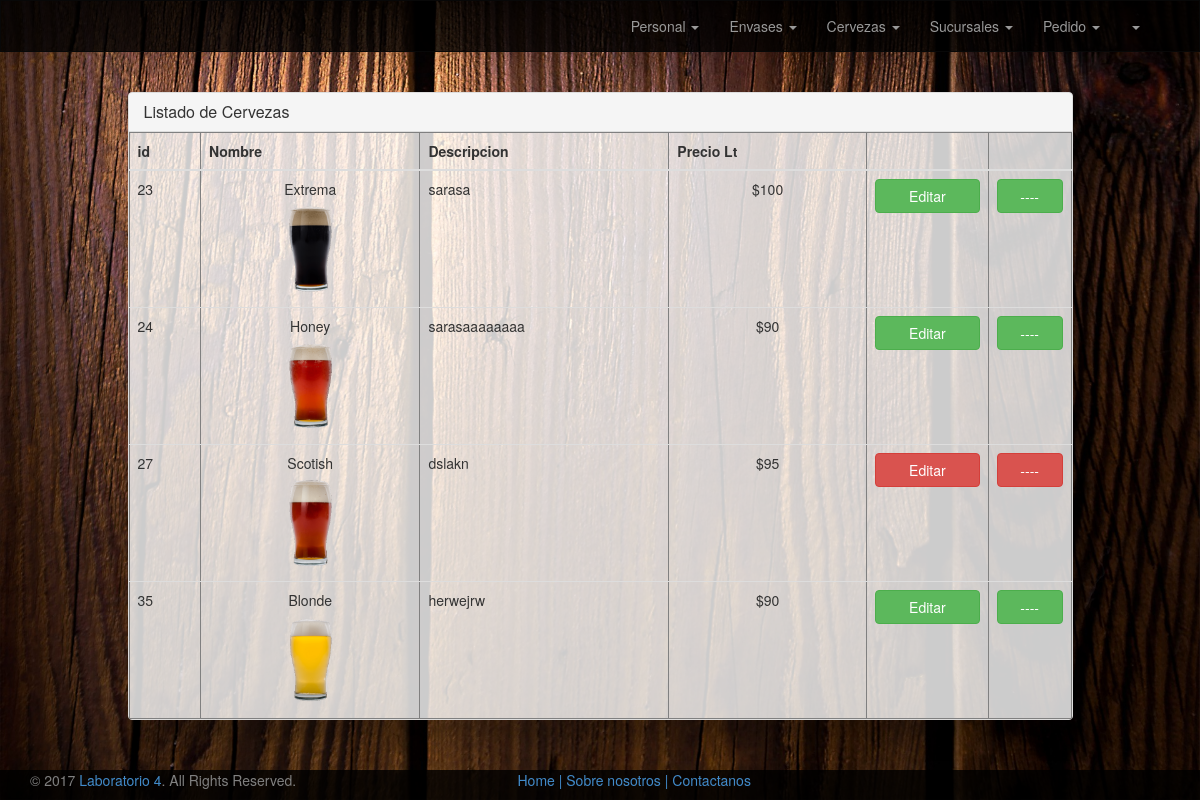
The page /cerveza/listarCervezas (signed in) on the database its author committed.
### tables this page shows
CREATE TABLE `cervezas` (
  `idCerveza` int(11) NOT NULL,
  `nombre` varchar(50) NOT NULL,
  `descripcion` text NOT NULL,
  `precioLitro` int(11) DEFAULT NULL,
  `foto` varchar(100) NOT NULL,
  `estado` tinyint(1) NOT NULL DEFAULT '1'
);

### Controladora/cervezaControlador.php (called while the page is built, shortened)
<?php namespace Controladora;
class cervezaControlador
{
	private $cerveza;
	public function __construct()
	{
		$this->cerveza = CervezaDAO::getInstance();
	}
	public function listarCervezas(){
		$cervezas = $this->cerveza->listar();
		require_once ROOT . "Vistas/template.php";
		require_once ROOT . "Vistas/listadoCerveza.php";
	}
}
?>

### index.php (called while the page is built, shortened)
<?php
	Router::direccionar(Request::getInstance());
?>

### DAO/CervezaDAO.php (called while the page is built, shortened)
<?php namespace DAO;
class CervezaDAO implements IDAO
{
	public function listar() {
		try {
			$con = new Conexion();
			$conexion = $con->conectar();
			$sql = "select * from cervezas";
			$statement = $conexion->prepare($sql);
			$statement->execute();
			$resultado = $statement->fetchAll();
		} catch (PDOException $e) {
			echo "ERROR: " . $e->getMessage();
		}
		return $resultado;
	}
}
?>

### Vistas/listadoCerveza.php (the view, shortened to what this page needs)
<section style="margin-bottom: 50px">
		<div class="container">
        	<div class="row centered-form">
		        <div class="col-md-10 col-md-offset-1">
		        	<div class="panel panel-default">
		        		<div class="panel-heading">
					    		<h3 class="panel-title">Listado de Cervezas <small></small></h3>
					 	</div>
					 			<table class="table table-inverse"  border="1">
					<thead>
						<tr>
							<th width="10px">id</th>
							<th width="100px">Nombre</th>
							<th width="35px">Descripcion</th>
							<th width="90px">Precio Lt</th>
							<th width="5px"></th>
							<th width="5px"></th>
						</tr>
					</thead>
					<tbody>
					<?php
					foreach ($cervezas as $i) {
					?>
					<tr>
						<td><?php echo $i['idCerveza'] ; ?></td>
						<td align="center"> <?php echo $i['nombre'].'<br>'; ?><img src="<?php echo DIR . $i['foto'] ; ?> " width='75' ></td>
						<td><?php echo $i['descripcion'] ; ?></a></td>
						<td align="center"><?php echo "$".$i['precioLitro'] ; ?></td>
						<td align="center"><a href="<?php echo DIR .'cerveza/modificarCerveza/'?><?php echo $i['idCerveza']; ?>" <?php if($i['estado']==1){?> class="btn btn-success btn-block" <?php }else{?> class="btn btn-danger btn-block"<?php }?> style="color: white" role="button"> Editar</a></td>
						<td align="center"><a href="eliminarCerveza/<?php echo $i['idCerveza'] ; ?>"
							<?php if($i['estado']==1){?> class="btn btn-success btn-block" <?php }else{?> class="btn btn-danger btn-block"<?php }?> style="color: white" role="button"> ----   </a></td>
					</tr>
					<?php
					}
					?>
					</tbody>
				</table>
			    	</div>
		    	</div>
		    </div>
    	</div>
</section>

### Config/Router.php (shortened to what this page needs)
<?php namespace Config;
    class Router {
        public static function direccionar(Request $request) {
            $metodo = $request->getMetodo();
            $parametros = $request->getParametros();
            $controlador = new $mostrar;
            if(!isset($parametros)) {
                call_user_func(array($controlador, $metodo));
            } else {
                call_user_func_array(array($controlador, $metodo), $parametros);
            }
        }
    }
?>

### Vistas/template.php (shortened to what this page needs)
<!DOCTYPE html>
<html lang="en">
<head>
  <link href= "/BeerChargeCopia/Vistas/css/bootstrap.min.css" rel="stylesheet">
</head>
<body>
<img id="estirada" style="position: fixed; top: 0; left: 0; width: 100%; height: 100%" src="/BeerChargeCopia/Vistas/images/ladrilloOscuro.jpg" />
<header>
        <nav class="navbar navbar-inverse" role="banner" style="width: 100%">
            <div id='wrapper' class="container">
                <div class="collapse navbar-collapse navbar-right">
                    <ul class="nav navbar-nav">
                        <li class="dropdown"><a class="dropdown-toggle" data-toggle="dropdown" href="#" >Personal <span class="caret"></span></a>
                        </li>
                        <li class="dropdown"><a class="dropdown-toggle" data-toggle="dropdown" href="B" >Envases <span class="caret"></span></a>
                        </li>
                        <li class="dropdown"><a class="dropdown-toggle" data-toggle="dropdown" href="" >Cervezas <span class="caret"></span></a>
                        </li>
                        </li><li class="dropdown">
                             <a class="dropdown-toggle" data-toggle="dropdown" href="#" >Sucursales <span class="caret"></span></a>
                        </li>
                        <li class="dropdown"><a class="dropdown-toggle" data-toggle="dropdown" href="B" >Pedido <span class="caret"></span></a>
                        </li>
                        <li class="dropdown">
                            <a href="../login/logout" class="dropdown-toggle" data-toggle="dropdown"><?php
                            if(isset($_SESSION['user'])){
                             echo $_SESSION['user'];?><span class="caret"></span></a>
                            <?php
                          }?>
                        </li>
                    </ul>
                </div>
            </div>
        </nav>
</header>
<footer id="footer" class= "navbar-fixed-bottom midnight-blue" style="padding-bottom: 20px">
        <div class="container ">
            <div class="row">
                <div class="col-md-5">
                    &copy; 2017 <a target="_blank" href="#" title="sarasa">Laboratorio 4</a>. All Rights Reserved.
                </div>
                <div class="col-md-4">
                    <a href="#">Home | </a>
                    <a href="#">Sobre nosotros | </a>
                    <a href="#">Contactanos</a>
                </div>
            </div>
        </div>
    </footer>

### Vistas/template.php (style rules this page uses)
.navbar { position: relative; margin-bottom: 0; border-radius: 0; background: rgba(0, 0, 0, 0.8); }
footer { background: rgba(0, 0, 0, 0.8); color: grey; position: fixed; left:0px; bottom:0px; height:30px; width:100%; }
.centered-form { margin-top: 40px; }
.centered-form .panel { background: rgba(255, 255, 255, 0.8); box-shadow: rgba(0, 0, 0, 0.3) 20px 20px 20px; }

### rows shown on the page
cervezas: idCerveza "23", nombre "Extrema", foto (picture), descripcion "sarasa", precioLitro "100"
cervezas: idCerveza "24", nombre "Honey", foto (picture), descripcion "sarasaaaaaaaa", precioLitro "90"
cervezas: idCerveza "27", nombre "Scotish", foto (picture), descripcion "dslakn", precioLitro "95"
cervezas: idCerveza "35", nombre "Blonde", foto (picture), descripcion "herwejrw", precioLitro "90"
